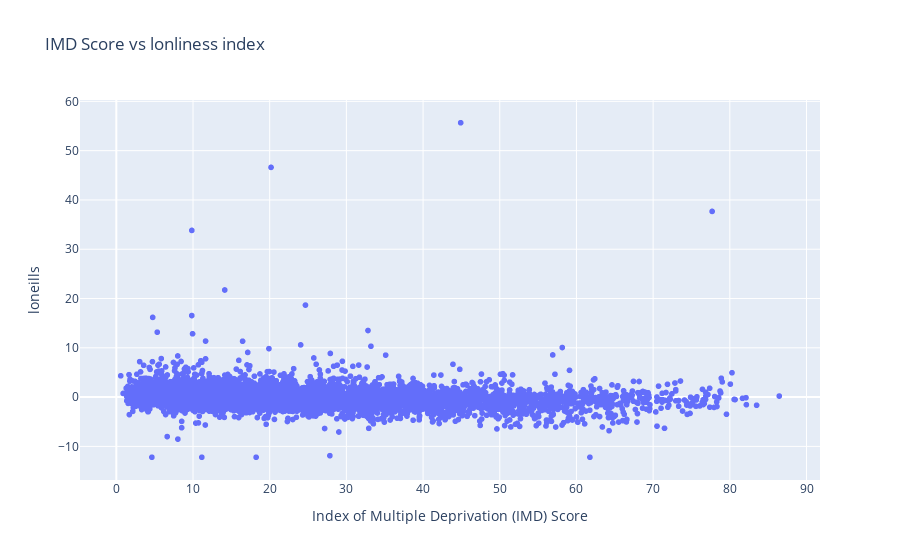

Here is the notebook cell this chart was saved with:
### Code cell
fig = px.scatter(lonliness_imd, y='loneills', x='Index of Multiple Deprivation (IMD) Score', title='IMD Score vs lonliness index')
fig.show()

### Figure 1 — Plotly figure (JSON) as saved in the notebook; plotly's stock layout.template omitted (floating-point values rounded to 4 significant figures; data arrays with more than 128 entries replaced by an {"elided": "..."} marker saying what was removed)
{"data": [{"hovertemplate": "Index of Multiple Deprivation (IMD) Score=%{x}<br>loneills=%{y}<extra></extra>", "legendgroup": "", "marker": {"color": "#636efa", "symbol": "circle"}, "mode": "markers", "name": "", "showlegend": false, "type": "scattergl", "x": {"elided": "5908 float values"}, "xaxis": "x", "y": {"elided": "5908 float values"}, "yaxis": "y"}], "layout": {"autosize": true, "dragmode": "zoom", "hovermode": "closest", "legend": {"tracegroupgap": 0}, "title": {"text": "IMD Score vs lonliness index"}, "xaxis": {"anchor": "y", "autorange": true, "domain": [0, 1], "range": [-4.677, 91.7], "title": {"text": "Index of Multiple Deprivation (IMD) Score"}, "type": "linear"}, "yaxis": {"anchor": "x", "autorange": true, "domain": [0, 1], "range": [-17.17, 60.63], "title": {"text": "loneills"}, "type": "linear"}}}
